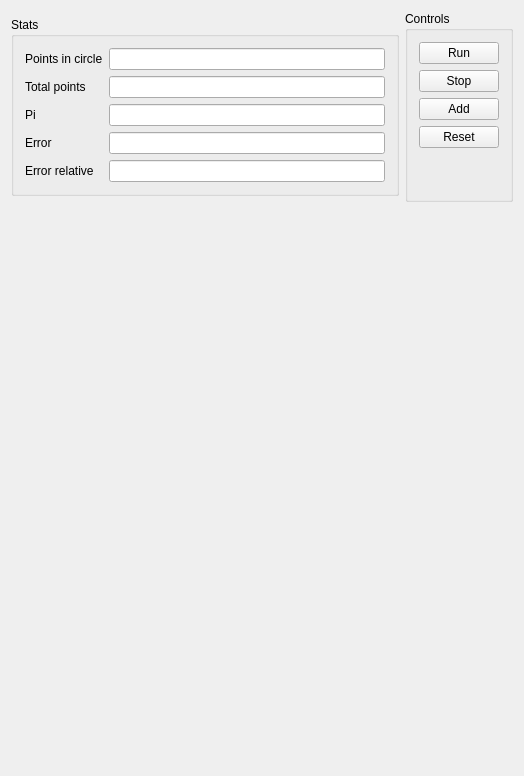
<?xml version="1.0" encoding="UTF-8"?>
<ui version="4.0">
 <class>Widget</class>
 <widget class="QWidget" name="Widget">
  <property name="geometry">
   <rect>
    <x>0</x>
    <y>0</y>
    <width>524</width>
    <height>776</height>
   </rect>
  </property>
  <property name="windowTitle">
   <string>Widget</string>
  </property>
  <layout class="QGridLayout" name="gridLayout">
   <item row="2" column="0">
    <layout class="QHBoxLayout" name="horizontalLayout_2">
     <item>
      <widget class="RenderWidget" name="renderWidget" native="true">
       <property name="enabled">
        <bool>true</bool>
       </property>
       <property name="sizePolicy">
        <sizepolicy hsizetype="Preferred" vsizetype="Preferred">
         <horstretch>0</horstretch>
         <verstretch>0</verstretch>
        </sizepolicy>
       </property>
       <property name="minimumSize">
        <size>
         <width>128</width>
         <height>128</height>
        </size>
       </property>
      </widget>
     </item>
    </layout>
   </item>
   <item row="0" column="0">
    <layout class="QHBoxLayout" name="horizontalLayout">
     <item>
      <widget class="QGroupBox" name="statsBox">
       <property name="sizePolicy">
        <sizepolicy hsizetype="Preferred" vsizetype="Maximum">
         <horstretch>0</horstretch>
         <verstretch>0</verstretch>
        </sizepolicy>
       </property>
       <property name="title">
        <string>Stats</string>
       </property>
       <layout class="QFormLayout" name="formLayout">
        <item row="2" column="0">
         <widget class="QLabel" name="totalPointsLabel">
          <property name="text">
           <string>Total points</string>
          </property>
         </widget>
        </item>
        <item row="2" column="1">
         <widget class="QLineEdit" name="totalPointsEdit">
          <property name="readOnly">
           <bool>true</bool>
          </property>
         </widget>
        </item>
        <item row="5" column="0">
         <widget class="QLabel" name="piLabel">
          <property name="text">
           <string>Pi</string>
          </property>
         </widget>
        </item>
        <item row="5" column="1">
         <widget class="QLineEdit" name="piEdit">
          <property name="readOnly">
           <bool>true</bool>
          </property>
         </widget>
        </item>
        <item row="6" column="0">
         <widget class="QLabel" name="errorLabel">
          <property name="text">
           <string>Error</string>
          </property>
         </widget>
        </item>
        <item row="6" column="1">
         <widget class="QLineEdit" name="errorEdit">
          <property name="readOnly">
           <bool>true</bool>
          </property>
         </widget>
        </item>
        <item row="7" column="0">
         <widget class="QLabel" name="errorRelativeLabel">
          <property name="text">
           <string>Error relative</string>
          </property>
         </widget>
        </item>
        <item row="7" column="1">
         <widget class="QLineEdit" name="errorRelativeEdit">
          <property name="readOnly">
           <bool>true</bool>
          </property>
         </widget>
        </item>
        <item row="1" column="0">
         <widget class="QLabel" name="pointsInCircleLabel">
          <property name="text">
           <string>Points in circle</string>
          </property>
         </widget>
        </item>
        <item row="1" column="1">
         <widget class="QLineEdit" name="pointsInCircleEdit">
          <property name="readOnly">
           <bool>true</bool>
          </property>
         </widget>
        </item>
       </layout>
      </widget>
     </item>
     <item>
      <widget class="QGroupBox" name="controlsBox">
       <property name="sizePolicy">
        <sizepolicy hsizetype="Preferred" vsizetype="Maximum">
         <horstretch>0</horstretch>
         <verstretch>0</verstretch>
        </sizepolicy>
       </property>
       <property name="title">
        <string>Controls</string>
       </property>
       <layout class="QVBoxLayout" name="verticalLayout">
        <item>
         <widget class="QPushButton" name="runButton">
          <property name="text">
           <string>Run</string>
          </property>
         </widget>
        </item>
        <item>
         <widget class="QPushButton" name="stopButton">
          <property name="text">
           <string>Stop</string>
          </property>
         </widget>
        </item>
        <item>
         <widget class="QPushButton" name="addButton">
          <property name="text">
           <string>Add</string>
          </property>
         </widget>
        </item>
        <item>
         <widget class="QPushButton" name="resetButton">
          <property name="text">
           <string>Reset</string>
          </property>
         </widget>
        </item>
        <item>
         <spacer name="verticalSpacer">
          <property name="orientation">
           <enum>Qt::Vertical</enum>
          </property>
          <property name="sizeHint" stdset="0">
           <size>
            <width>20</width>
            <height>40</height>
           </size>
          </property>
         </spacer>
        </item>
       </layout>
      </widget>
     </item>
    </layout>
   </item>
  </layout>
 </widget>
 <layoutdefault spacing="6" margin="11"/>
 <customwidgets>
  <customwidget>
   <class>RenderWidget</class>
   <extends>QWidget</extends>
   <header>RenderWidget.h</header>
   <container>1</container>
  </customwidget>
 </customwidgets>
 <resources/>
 <connections/>
</ui>
